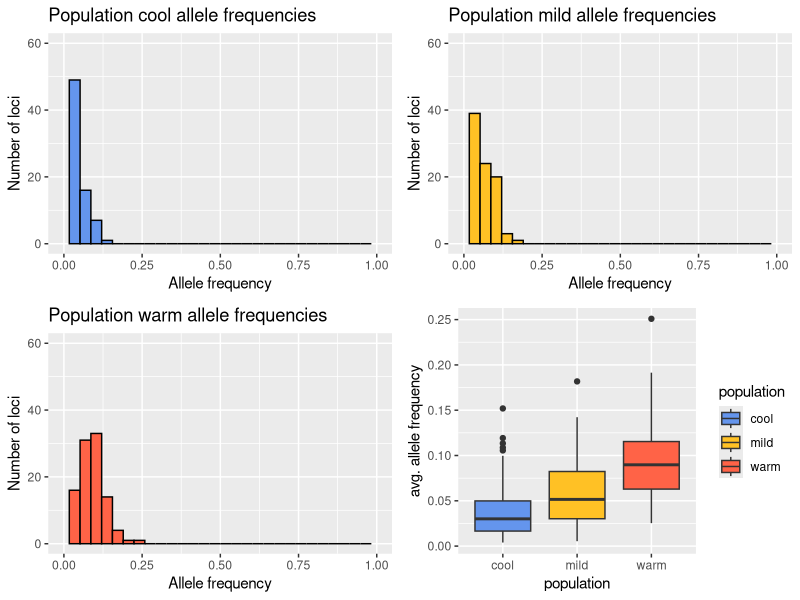

Generate this figure with R:
## ---- chunk 1

library(gridExtra)
library(ggplot2)
## ---- chunk 2

###########################################################################
# function: get_allele.freq
# calculates allele frequencies for multiple loci for multiple populations
# input: pops is a vector of population names
#     n is the number of loci to analyze
#     shape_1 is a vector of shape1 parameters for a beta distribution
#     shape_2 is a vector of shape2 parameters for a beta distribution
# output: a data frame of allele frequencies
# -------------------------------------------------------
get_allele.freq <- function(pops=popname, n=n_loci, shape1=shape1_pops, shape2=shape2_pops) {
  freq1 <- rbeta(n, shape1_pops[1], shape2_pops[1]) 
  freq2 <- rbeta(n, shape1_pops[2], shape2_pops[2])
  freq3 <- rbeta(n, shape1_pops[3], shape2_pops[3])
  allele_freq <- c(freq1, freq2, freq3)
  id <- 1:(sum(n))
  population <- rep(pops, each=n)
  aov_df <- data.frame(id, population, allele_freq)
  return(aov_df)
}
###########################################################################






###########################################################################
# function: freq_aov
# runs and ANOVA to determine statistical significance for difference in average allele frequency
# input: x is a data frame of allele frequencies for different populations
# output:  a list that contains the F value and p-value for the ANOVA
# -------------------------------------------------------
freq_aov <- function(x=NULL) {
  aov_results <- aov(allele_freq~population, data=x)
  aov_list <- unlist(summary(aov_results))
  aov_summary <- c(F_value=aov_list[[7]], P_value=aov_list[[9]])
 print(aov_summary)
  if (aov_summary[2] < 0.05) {
    cat("\n", "difference in average allele frequency is significant")
  } else cat("\n","difference in average allele frequency is not significant")
}
###########################################################################




###########################################################################
# function: freq_plot
# plot allele frequency distributions and average allele frequency boxplot
# required packages: gridExtra, ggplot2
# input: x is a data frame of allele frequencies for different populations
# output: graphs!
# -------------------------------------------------------
freq_plot <- function(x=NULL) {
  freq1_plot <- ggplot(data=x[x$population==unique(x$population)[1],2:3]) + 
    aes(x=allele_freq,  color=I("black"), fill=I("cornflowerblue")) + 
    geom_histogram() +
    xlim(0,1) + 
    ylim(0,60) +
    labs(y="Number of loci", x="Allele frequency") +
    ggtitle(paste("Population", unique(x$population)[1], "allele frequencies"))
  
  freq2_plot <- ggplot(data=x[x$population==unique(x$population)[2],2:3]) + 
    aes(x=allele_freq,  color=I("black"), fill=I("goldenrod1")) + 
    geom_histogram() +
    xlim(0,1) + 
    ylim(0,60) +
    labs(y="Number of loci", x="Allele frequency") +
    ggtitle(paste("Population", unique(x$population)[2], "allele frequencies"))
  
  freq3_plot <- ggplot(data=x[x$population==unique(x$population)[3],2:3]) + 
    aes(x=allele_freq,  color=I("black"), fill=I("tomato")) + 
    geom_histogram() +
    xlim(0,1) + 
    ylim(0,60) +
    labs(y="Number of loci", x="Allele frequency") +
    ggtitle(paste("Population", unique(x$population)[3], "allele frequencies"))

  x$population <- factor(x$population , levels=c(unique(x$population)))
  box_plot1 <- ggplot(data=x,aes(x=population,y=allele_freq,fill=population)) +
    scale_fill_manual(values=c("cornflowerblue", "goldenrod1", "tomato")) +
    geom_boxplot() +
    labs(y="avg. allele frequency")
    
  grid.arrange(freq1_plot, freq2_plot, freq3_plot, box_plot1)
}
###########################################################################



## ---- chunk 3
## global variables ##
popname <- c("cool","mild","warm") # population names
n_loci <- 100 # number of loci 
shape1_pops <- c(2,3,5) # shape1 for beta distribution
shape2_pops <- c(50,50,50) # shape2 for beta distribution

# simulate data
test1 <- get_allele.freq(popname, n_loci, shape1_pops, shape2_pops)

# statistical test
freq_aov(x=test1)

# plots
freq_plot(x=test1)
